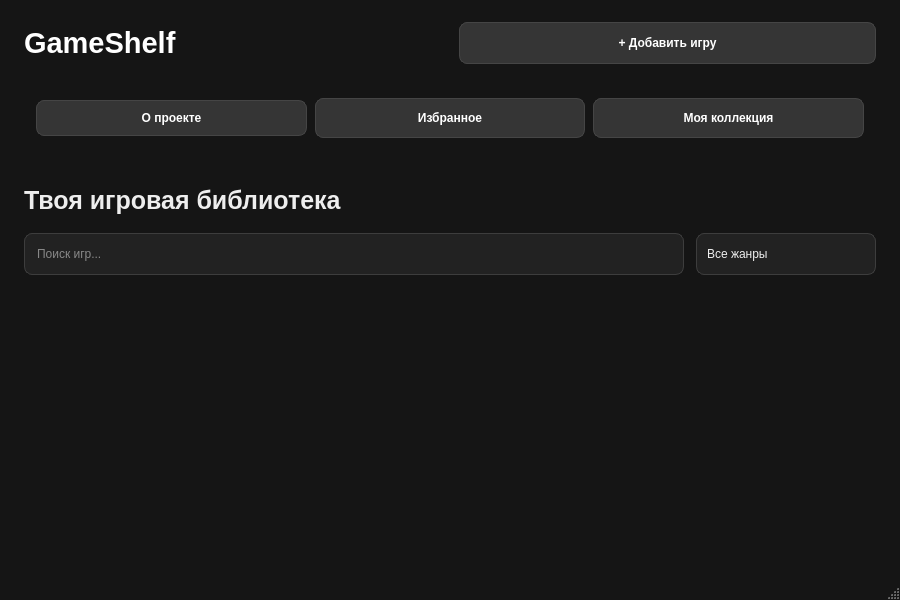
<?xml version="1.0" encoding="UTF-8"?>
<ui version="4.0">
 <class>MainWindow</class>
 <widget class="QMainWindow" name="MainWindow">
  <property name="geometry">
   <rect>
    <x>0</x>
    <y>0</y>
    <width>900</width>
    <height>600</height>
   </rect>
  </property>
  <property name="minimumSize">
   <size>
    <width>900</width>
    <height>600</height>
   </size>
  </property>
  <property name="windowTitle">
   <string>GameShelf — Игровая библиотека</string>
  </property>
  <property name="styleSheet">
   <string notr="true">

QMainWindow, QWidget#centralwidget {
    background-color: #151515;
    color: #eeeeee;
    font-family: &quot;Segoe UI&quot;;
    font-size: 10pt;
}

QLabel {
    color: #eeeeee;
    background: transparent;
}

QLabel#logoLabel {
    color: #ffffff;
    font-size: 22pt;
    font-weight: bold;
}

QLabel#pageTitleLabel {
    font-size: 19pt;
    font-weight: bold;
}

QPushButton {
    background-color: #353535;
    color: #ffffff;
    border: 1px solid #454545;
    border-radius: 8px;
    padding: 10px 16px;
    font-weight: bold;
}

QPushButton:hover {
    background-color: #484848;
}

QPushButton:pressed {
    background-color: #292929;
}

QLineEdit, QComboBox {
    background-color: #222222;
    color: #eeeeee;
    border: 1px solid #3d3d3d;
    border-radius: 8px;
    padding: 10px;
    min-height: 20px;
}

QLineEdit:focus, QComboBox:focus {
    border: 1px solid #777777;
}

QComboBox QAbstractItemView {
    background-color: #222222;
    color: #eeeeee;
    selection-background-color: #454545;
    selection-color: #ffffff;
    border: 1px solid #3d3d3d;
}

QScrollArea {
    background-color: transparent;
    border: none;
}

QScrollArea QWidget#scrollAreaWidgetContents {
    background-color: transparent;
}
QPushButton:disabled {
    background-color: #2a2a2a;
    color: #777777;
    border-color: #333333;
}

QPushButton:default {
    border: 1px solid #6a6a6a;
}

QLineEdit:disabled,
QComboBox:disabled,
QSpinBox:disabled {
    color: #777777;
    background-color: #1b1b1b;
}

QSpinBox,
QDoubleSpinBox,
QDateTimeEdit,
QDateEdit,
QTimeEdit {
    background-color: #222222;
    color: #eeeeee;
    border: 1px solid #3d3d3d;
    border-radius: 8px;
    padding: 10px;
    min-height: 20px;
    selection-background-color: #454545;
    selection-color: #ffffff;
}

QSpinBox:focus,
QDoubleSpinBox:focus,
QDateTimeEdit:focus,
QDateEdit:focus,
QTimeEdit:focus {
    border: 1px solid #777777;
}

QComboBox::drop-down,
QSpinBox::up-button,
QSpinBox::down-button,
QDoubleSpinBox::up-button,
QDoubleSpinBox::down-button {
    border: none;
    background: transparent;
    width: 20px;
}

QComboBox::down-arrow {
    image: none;
    border-left: 4px solid transparent;
    border-right: 4px solid transparent;
    border-top: 6px solid #cccccc;
    width: 0;
    height: 0;
    margin-right: 6px;
}

QTextEdit,
QPlainTextEdit {
    background-color: #222222;
    color: #eeeeee;
    border: 1px solid #3d3d3d;
    border-radius: 8px;
    padding: 8px;
    selection-background-color: #454545;
    selection-color: #ffffff;
}

QScrollBar:vertical {
    background: #1b1b1b;
    width: 12px;
    margin: 0;
    border-radius: 6px;
}

QScrollBar::handle:vertical {
    background: #3d3d3d;
    min-height: 24px;
    border-radius: 6px;
}

QScrollBar::handle:vertical:hover {
    background: #4d4d4d;
}

QScrollBar::add-line:vertical,
QScrollBar::sub-line:vertical {
    height: 0;
}

QScrollBar:horizontal {
    background: #1b1b1b;
    height: 12px;
    margin: 0;
    border-radius: 6px;
}

QScrollBar::handle:horizontal {
    background: #3d3d3d;
    min-width: 24px;
    border-radius: 6px;
}

QScrollBar::handle:horizontal:hover {
    background: #4d4d4d;
}

QScrollBar::add-line:horizontal,
QScrollBar::sub-line:horizontal {
    width: 0;
}

QDialog,
QMessageBox,
QFileDialog,
QInputDialog,
QColorDialog,
QFontDialog,
QProgressDialog,
QErrorMessage,
QWizard,
QWizardPage {
    background-color: #151515;
    color: #eeeeee;
    font-family: "Segoe UI";
    font-size: 10pt;
}

QMessageBox QLabel,
QInputDialog QLabel,
QFileDialog QLabel,
QProgressDialog QLabel,
QDialog QLabel {
    color: #eeeeee;
    background: transparent;
}

QDialog QPushButton,
QMessageBox QPushButton,
QInputDialog QPushButton,
QFileDialog QPushButton,
QProgressDialog QPushButton {
    background-color: #353535;
    color: #ffffff;
    border: 1px solid #454545;
    border-radius: 8px;
    padding: 8px 16px;
    font-weight: bold;
}

QDialog QPushButton:hover,
QMessageBox QPushButton:hover,
QInputDialog QPushButton:hover,
QFileDialog QPushButton:hover,
QProgressDialog QPushButton:hover {
    background-color: #484848;
}

QDialog QPushButton:pressed,
QMessageBox QPushButton:pressed,
QInputDialog QPushButton:pressed,
QFileDialog QPushButton:pressed,
QProgressDialog QPushButton:pressed {
    background-color: #292929;
}

QDialogButtonBox QPushButton {
    min-width: 90px;
}

QDialog QAbstractItemView,
QFileDialog QAbstractItemView {
    background-color: #222222;
    color: #eeeeee;
    border: 1px solid #3d3d3d;
    selection-background-color: #454545;
    selection-color: #ffffff;
}

QFileDialog QHeaderView::section {
    background-color: #353535;
    color: #eeeeee;
    border: 1px solid #454545;
    padding: 4px;
}

QFileDialog QToolButton {
    background-color: #353535;
    color: #ffffff;
    border: 1px solid #454545;
    border-radius: 6px;
    padding: 4px;
}

QFileDialog QToolButton:hover {
    background-color: #484848;
}

QFileDialog QToolButton:pressed {
    background-color: #292929;
}

QProgressBar {
    background-color: #222222;
    color: #eeeeee;
    border: 1px solid #3d3d3d;
    border-radius: 6px;
    text-align: center;
}

QProgressBar::chunk {
    background-color: #555555;
    border-radius: 5px;
}

QToolTip {
    background-color: #222222;
    color: #eeeeee;
    border: 1px solid #3d3d3d;
    padding: 4px;
}

QMenu {
    background-color: #222222;
    color: #eeeeee;
    border: 1px solid #3d3d3d;
}

QMenu::item {
    padding: 6px 24px 6px 12px;
}

QMenu::item:selected {
    background-color: #454545;
    color: #ffffff;
}

QMenu::separator {
    height: 1px;
    background-color: #3d3d3d;
    margin: 4px 8px;
}

QTabWidget::pane {
    border: 1px solid #3d3d3d;
    border-radius: 8px;
    background: #1b1b1b;
    top: -1px;
}

QTabBar::tab {
    background: #222222;
    color: #cccccc;
    border: 1px solid #3d3d3d;
    border-bottom: none;
    padding: 8px 14px;
    border-top-left-radius: 8px;
    border-top-right-radius: 8px;
}

   </string>
  </property>
  <widget class="QWidget" name="centralwidget">
   <layout class="QVBoxLayout" name="mainLayout">
    <property name="spacing">
     <number>18</number>
    </property>
    <property name="leftMargin">
     <number>24</number>
    </property>
    <property name="topMargin">
     <number>22</number>
    </property>
    <property name="rightMargin">
     <number>24</number>
    </property>
    <property name="bottomMargin">
     <number>22</number>
    </property>
    <item>
     <layout class="QHBoxLayout" name="headerLayout">
      <property name="leftMargin">
       <number>0</number>
      </property>
      <property name="topMargin">
       <number>0</number>
      </property>
      <property name="rightMargin">
       <number>0</number>
      </property>
      <property name="bottomMargin">
       <number>0</number>
      </property>
      <item>
       <widget class="QLabel" name="logoLabel">
        <property name="text">
         <string>GameShelf</string>
        </property>
       </widget>
      </item>
      <item>
       <widget class="QPushButton" name="addGameButton">
        <property name="minimumSize">
         <size>
          <width>150</width>
          <height>42</height>
         </size>
        </property>
        <property name="text">
         <string>+ Добавить игру</string>
        </property>
       </widget>
      </item>
     </layout>
    </item>
    <item>
     <layout class="QHBoxLayout" name="horizontalLayout">
      <property name="spacing">
       <number>8</number>
      </property>
      <property name="leftMargin">
       <number>12</number>
      </property>
      <property name="topMargin">
       <number>16</number>
      </property>
      <property name="rightMargin">
       <number>12</number>
      </property>
      <property name="bottomMargin">
       <number>12</number>
      </property>
      <item>
       <widget class="QPushButton" name="aboutButton">
        <property name="text">
         <string>О проекте</string>
        </property>
       </widget>
      </item>
      <item>
       <widget class="QPushButton" name="favoritesButton">
        <property name="minimumSize">
         <size>
          <width>0</width>
          <height>40</height>
         </size>
        </property>
        <property name="text">
         <string>Избранное</string>
        </property>
       </widget>
      </item>
      <item>
       <widget class="QPushButton" name="collectionButton">
        <property name="minimumSize">
         <size>
          <width>0</width>
          <height>40</height>
         </size>
        </property>
        <property name="text">
         <string>Моя коллекция</string>
        </property>
       </widget>
      </item>
     </layout>
    </item>
    <item>
     <widget class="QWidget" name="sidebarWidget" native="true">
      <property name="enabled">
       <bool>true</bool>
      </property>
      <property name="maximumSize">
       <size>
        <width>180</width>
        <height>16777215</height>
       </size>
      </property>
      <property name="sizeIncrement">
       <size>
        <width>180</width>
        <height>180</height>
       </size>
      </property>
     </widget>
    </item>
    <item>
     <widget class="QLabel" name="pageTitleLabel">
      <property name="text">
       <string>Твоя игровая библиотека</string>
      </property>
     </widget>
    </item>
    <item>
     <layout class="QHBoxLayout" name="controlsLayout">
      <property name="spacing">
       <number>12</number>
      </property>
      <property name="leftMargin">
       <number>0</number>
      </property>
      <property name="topMargin">
       <number>0</number>
      </property>
      <property name="rightMargin">
       <number>0</number>
      </property>
      <property name="bottomMargin">
       <number>0</number>
      </property>
      <item>
       <widget class="QLineEdit" name="searchEdit">
        <property name="placeholderText">
         <string>Поиск игр...</string>
        </property>
       </widget>
      </item>
      <item>
       <widget class="QComboBox" name="genreComboBox">
        <property name="minimumSize">
         <size>
          <width>180</width>
          <height>42</height>
         </size>
        </property>
        <item>
         <property name="text">
          <string>Все жанры</string>
         </property>
        </item>
       </widget>
      </item>
     </layout>
    </item>
    <item>
     <widget class="QScrollArea" name="gamesScrollArea">
      <property name="frameShape">
       <enum>QFrame::NoFrame</enum>
      </property>
      <property name="widgetResizable">
       <bool>true</bool>
      </property>
      <widget class="QWidget" name="scrollAreaWidgetContents">
       <property name="geometry">
        <rect>
         <x>0</x>
         <y>0</y>
         <width>852</width>
         <height>250</height>
        </rect>
       </property>
       <layout class="QVBoxLayout" name="gamesContentLayout">
        <property name="spacing">
         <number>14</number>
        </property>
        <property name="leftMargin">
         <number>0</number>
        </property>
        <property name="topMargin">
         <number>0</number>
        </property>
        <property name="rightMargin">
         <number>0</number>
        </property>
        <property name="bottomMargin">
         <number>0</number>
        </property>
        <item>
         <spacer name="gamesBottomSpacer">
          <property name="orientation">
           <enum>Qt::Vertical</enum>
          </property>
          <property name="sizeHint" stdset="0">
           <size>
            <width>20</width>
            <height>40</height>
           </size>
          </property>
         </spacer>
        </item>
       </layout>
      </widget>
     </widget>
    </item>
   </layout>
  </widget>
  <widget class="QStatusBar" name="statusbar"/>
 </widget>
 <resources/>
 <connections/>
</ui>
